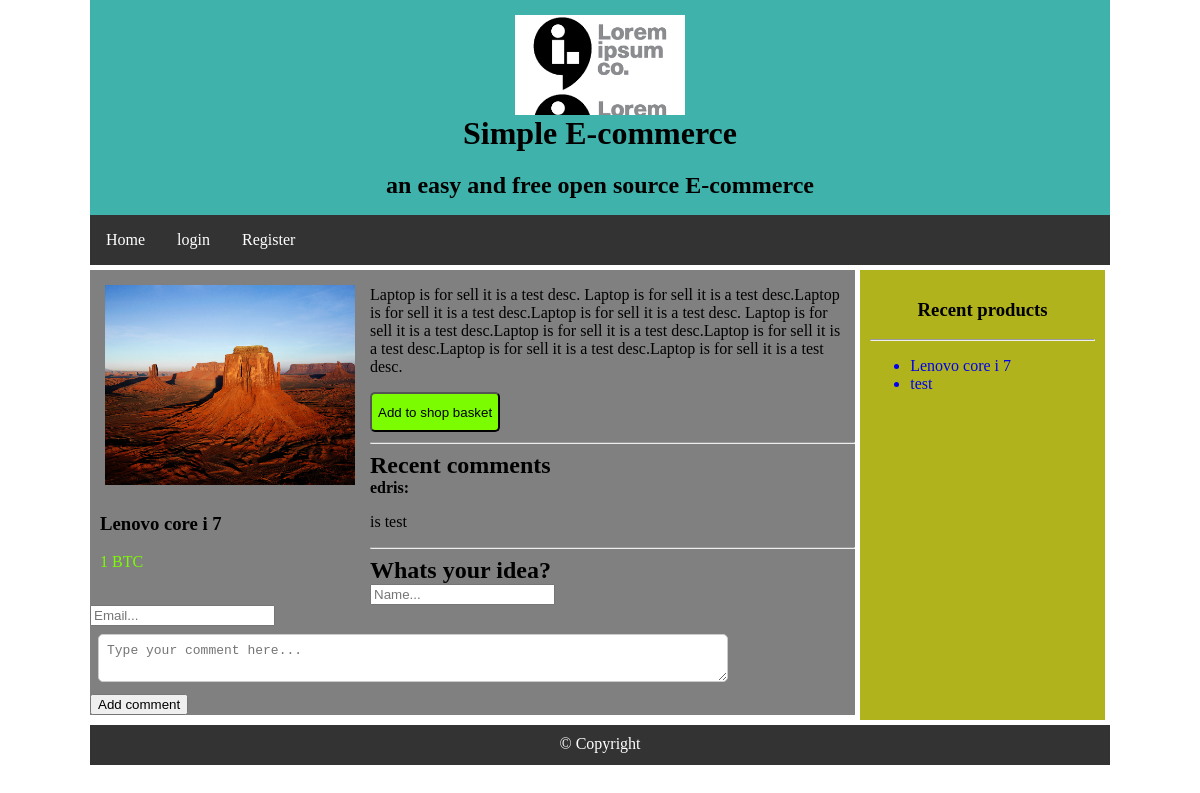
Page /simple_ecommerce/product.php?id=16 on the committed database.
### tables this page shows
CREATE TABLE IF NOT EXISTS `products` (
  `id` int(11) NOT NULL AUTO_INCREMENT,
  `product_name` text NOT NULL,
  `product_price` mediumint(9) NOT NULL,
  `product_desc` text NOT NULL,
  `product_date` timestamp NOT NULL DEFAULT CURRENT_TIMESTAMP,
  `product_image` text NOT NULL,
  PRIMARY KEY (`id`)
);

CREATE TABLE IF NOT EXISTS `comments` (
  `id` int(11) NOT NULL AUTO_INCREMENT,
  `username` text NOT NULL,
  `email` text NOT NULL,
  `text` text NOT NULL,
  `confirmed` int(11) NOT NULL DEFAULT '0',
  `product_id` int(11) NOT NULL,
  PRIMARY KEY (`id`)
);

### simple_ecommerce/product.php (the view, shortened to what this page needs)
<!DOCTYPE html>
<?php
require_once('includes/config.php');
$id = $_GET['id'];
$id = mysqli_real_escape_string($db,$id);
$query = mysqli_query($db,"SELECT * FROM products WHERE id = $id LIMIT 1");
$lists = mysqli_query($db,"SELECT * FROM products LIMIT 10");
$comments = mysqli_query($db, "SELECT * FROM comments WHERE product_id = '$id' && confirmed = 1");
?>
<html lang="en" dir="ltr">
<head>
    <link href="stylesheet/style.css" rel="stylesheet">
</head>
<body>
<main>
    <?php require_once ('includes/public_header.php');?>
    <section class="products">
    <?php $row = mysqli_fetch_array($query)?>
            <div class="single_product">
                <img src="images/<?php echo $row['product_image'];?>" title="<?php echo $row['product_name'];?>" alt="test" width="250px" height="200px" class="product_photo">
                <h3><?php echo $row['product_name'];?></h3>
                <p align="justify" class="product_price"><?php echo $row['product_price'];?> BTC</p>
            </div>
        <div class="product_description">
            <p><?php echo $row['product_desc'];?></p>
            <a href="add_to_cart.php?product_id=<?php echo $row['id']; ?>" ><button class="add_to_basket_btn">Add to shop basket</button></a>
        </div>
        <hr>
        <div class="comments">
            <h1>Recent comments</h1>
            <?php while ($comment = mysqli_fetch_array($comments)){ ?>
            <div class="comment_items">
                <div class="username">
                    <strong><?php echo $comment['username']; ?>: </strong>
                </div>
                <div class="comment_text">
                    <p><?php echo $comment['text']; ?></p>
                </div>
            </div>
            <?php } ?>
            <hr>
            <h1>Whats your idea?</h1>
            <form action="<?php $_SERVER['PHP_SELF']; ?>" method="post">
                <input type="text" name="username" placeholder="Name...">
                <br>
                <input type="email" name="email" placeholder="Email...">
                <br>
                <textarea name="comment" placeholder="Type your comment here..."></textarea>
                <br>
                <input type="submit" name="add_comment" value="Add comment">
            </form>
        </div>
    </section>
    <?php require_once ('includes/sidebar.php');?>
    <?php require_once ('includes/footer.php');?>
</main>
</body>
</html>

### simple_ecommerce/includes/public_header.php (shortened to what this page needs)
<header class="header">
    <div class="wrapper">
        <div class="logo"></div>
        <h1>Simple E-commerce</h1>
        <h2>an easy and free open source E-commerce</h2>
    </div>
</header>
<nav class="menu">
    <ul>
        <?php if(!isset($_SESSION['user_login'])){ ?>
        <li><a href="index.php">Home</a></li>
        <li><a href="login.php">login</a></li>
        <li><a href="register.php">Register</a></li>
        <?php } ?>
    </ul>
</nav>

### simple_ecommerce/includes/sidebar.php
<aside class="sidebar">
    <div class="recent_products_box">
        <div class="recent_product_title">
            <h3>Recent products</h3>
            <hr>
        </div>
        <div class="recent_products_content">
            <ul class="recent_products_list">
                <?php while ($list = mysqli_fetch_array($lists)){?>
                    <a href="product.php?id=<?php echo $list['id']; ?>"><li><?php echo $list['product_name'];?></li></a>
                <?php } ?>
            </ul>
        </div>
    </div>
</aside>

### simple_ecommerce/includes/footer.php
<footer>
    <p class="copyright">&copy; Copyright</p>
</footer>

### simple_ecommerce/stylesheet/style.css (style rules this page uses)
body { margin: 0; padding: 0; }
h1 { margin: 0; padding: 0; }
a { text-decoration: none; }
.admin_main input,textarea { margin: 8px; font-size: 13px; padding: 8px; border-radius: 5px; border: 1px solid #cccccc; width: 80%; }
.menu { background-color: #333333; width:100%; }
.menu ul { list-style-type: none; margin: 0; padding: 0; overflow: hidden; }
.menu li { float: left; }
.menu li a { display: block; color: white; text-align: center; padding: 16px; text-decoration: none; }
main { width: 85%; margin: 0 auto; }
header { width: 100%; height: 215px; text-align: center; background: #3fb3ab; margin: 0; }
header .wrapper { padding: 15px; }
header .logo { width:170px; height: 100px; background-image: url('../logo.png'); background-size: contain; margin: 0 auto; }
.products,.cart { width: 75%; height: auto; background: gray; float: left; margin: 5px 0 0 0; }
.sidebar { width: 24%; min-height: 450px; background: #b0b31c; float: right; margin: 5px; }
.recent_products_box { padding: 10px; }
.recent_product_title { text-align: center; }
.single_product { float: left; padding: 10px; }
.product_photo { margin:5px; }
.product_price { color: #7CFC00; }
.product_description { margin: 0 10px 10px 10px; }
.add_to_basket_btn { background-color: #7cfc00; height: 40px; border-radius: 5px; }
footer { float: none; clear: both; background: #333333; color: #ffffff; width:100%; height: 40px; }
footer .copyright { text-align: center; padding-top: 10px; }

### rows in the picture
products: product_image (picture), product_name "Lenovo core i 7", product_price "1", product_desc "Laptop is for sell it is a test desc. Laptop is for sell it is a test desc.Laptop is for sell it is a test desc.Laptop is for sell it is a test desc. Laptop is for sell it is a test desc.Laptop is for sell it is a test desc.Laptop is for sell it is a test desc.Laptop is for sell it is a test desc.Laptop is for sell it is a test desc."
comments: username "edris", text "is test"
products: product_name "test"
